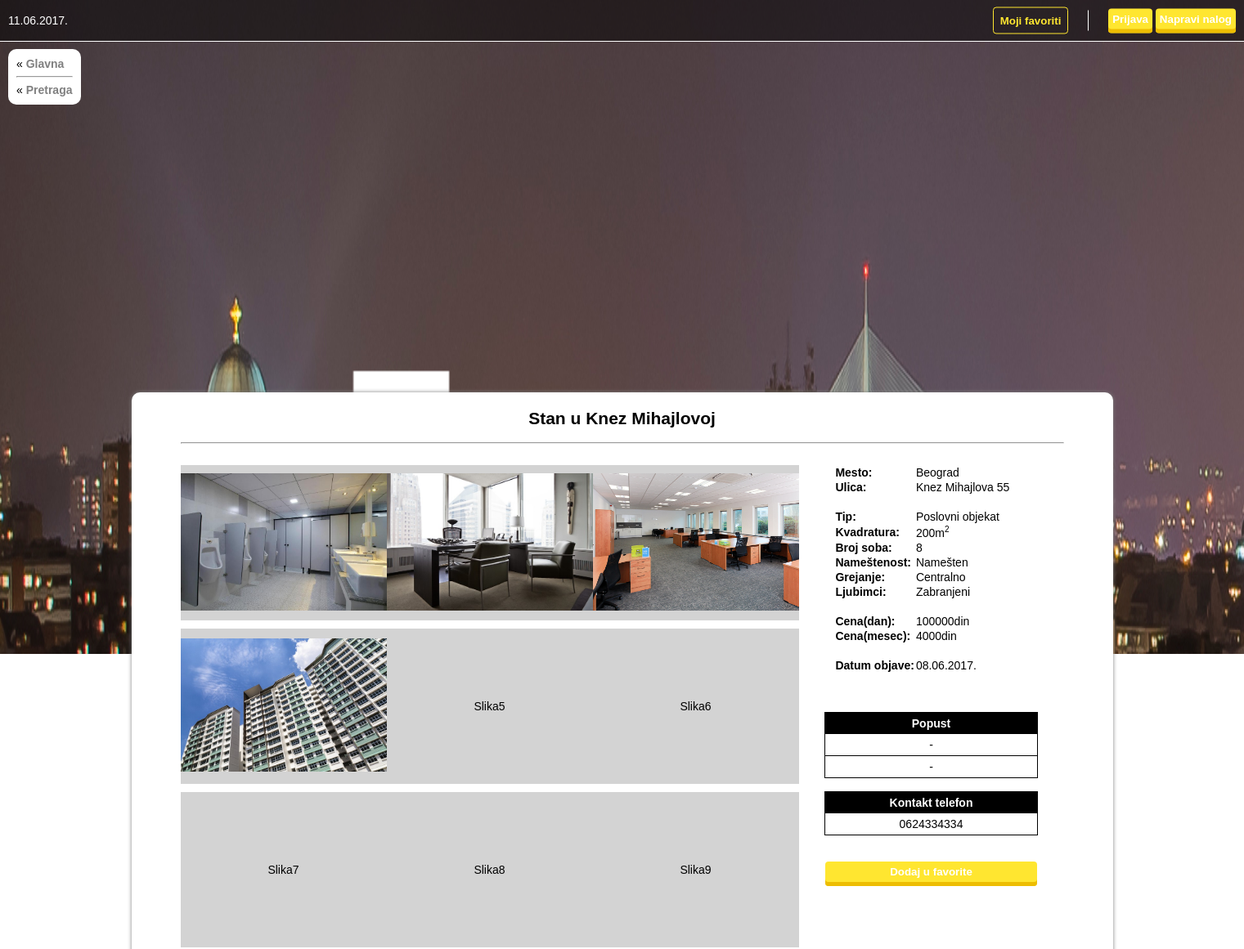
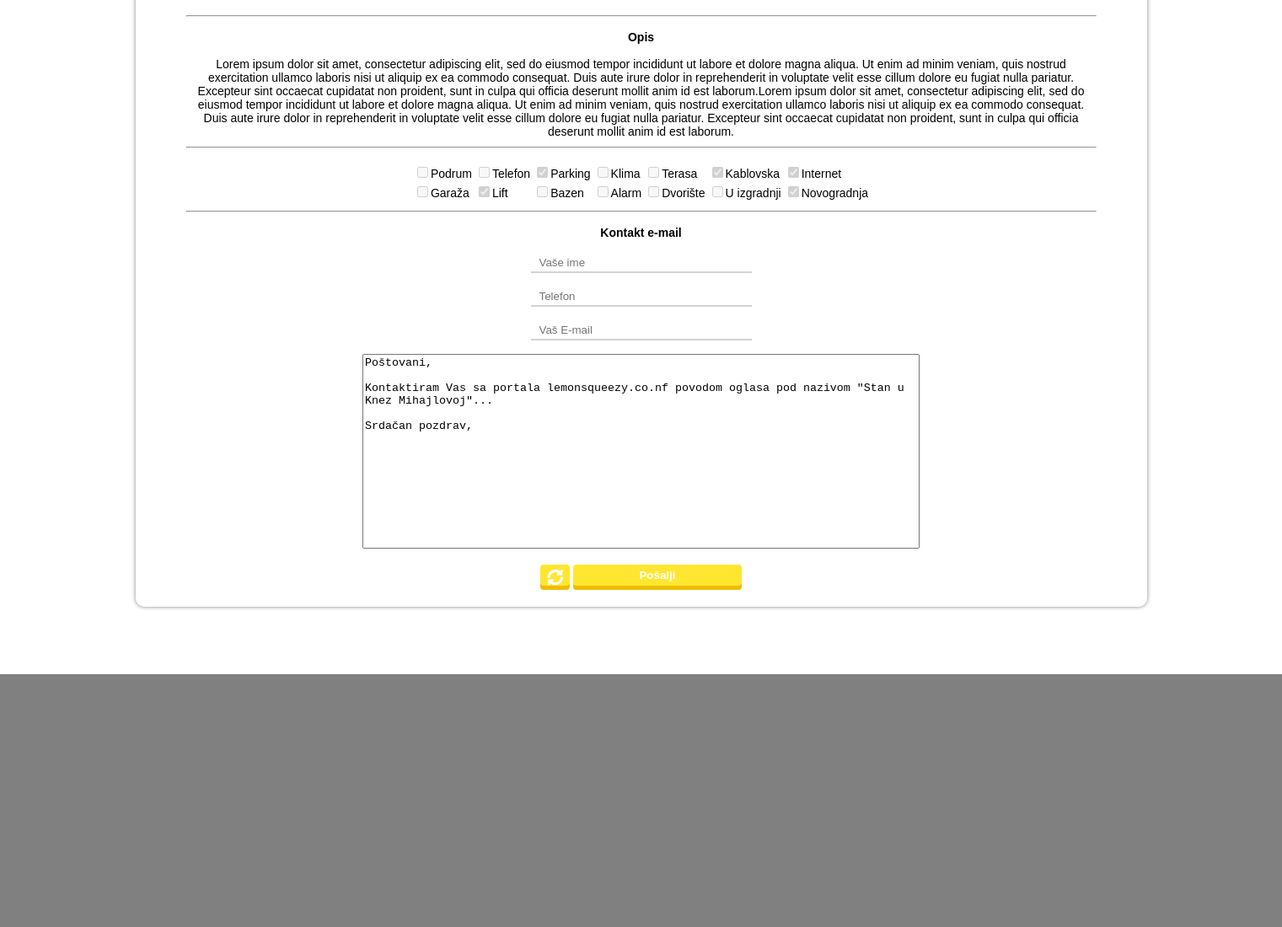
Screenshot of /oglasi/30 with the database file from the repository (2 pictures, top to bottom).
### tables this page shows
CREATE TABLE `oglas` (
  `id` int(11) NOT NULL,
  `Naziv` varchar(128) NOT NULL,
  `Mesto` varchar(30) NOT NULL,
  `Ulica` varchar(50) NOT NULL,
  `Cena1Dan` double NOT NULL,
  `CenaMesec` double NOT NULL,
  `Kvadratura` int(11) NOT NULL,
  `Tip` varchar(16) NOT NULL,
  `BrSoba` double NOT NULL,
  `Namestenost` varchar(12) NOT NULL,
  `Grejanje` varchar(12) NOT NULL,
  `Ljubimci` varchar(12) NOT NULL,
  `KontaktTelefon` varchar(12) NOT NULL,
  `DatumObjave` timestamp NOT NULL DEFAULT CURRENT_TIMESTAMP ON UPDATE CURRENT_TIMESTAMP,
  `Opis` mediumtext NOT NULL,
  `Podrum` tinyint(1) NOT NULL,
  `Parking` tinyint(1) NOT NULL,
  `Garaza` tinyint(1) NOT NULL,
  `Klima` tinyint(1) NOT NULL,
  `Terasa` tinyint(1) NOT NULL,
  `Kablovska` tinyint(1) NOT NULL,
  `Internet` tinyint(1) NOT NULL,
  `Telefon` tinyint(1) NOT NULL,
  `Lift` tinyint(1) NOT NULL,
  `Bazen` tinyint(1) NOT NULL,
  `Alarm` tinyint(1) NOT NULL,
  `Dvoriste` tinyint(1) NOT NULL,
  `Uizgradnji` tinyint(1) NOT NULL,
  `Novogradnja` tinyint(1) NOT NULL,
  `Status` varchar(12) NOT NULL,
  `idKorisnika` int(11) NOT NULL
);

CREATE TABLE `slika` (
  `id` int(11) NOT NULL,
  `idOglas` int(11) NOT NULL,
  `Ime` varchar(40) NOT NULL
);

### app/controllers/Controller.php (called while the page is built, shortened)
<?php
	class Controller {
		function model($model) {
			return new $model();
		}
		function view($view, $data = []) {
			require_once $_SERVER['DOCUMENT_ROOT'] . "/psi/app/views/" . $view . ".php";
		}
	}

### app/controllers/addController.php (called while the page is built, shortened)
<?php
	require_once 'Controller.php';
	class AddController extends Controller {
		private $conn;
		function __construct() {
			$this->conn = $conn;
		}
		function adPage($id) {
			$user = $this->model("User");
			mysqli_autocommit($this->conn, FALSE);
			try {
				$add = $this->model("Add");
				$ad = $add->getAdd($this->conn, $id);
				$row = $add->checkPermAndRedirect($ad);
				$useremail = $user->getEmail($this->conn, $row['idKorisnika']);
				$img = $this->model("Image");
				$images = $img->getImages($this->conn, $id);
				$sale = $this->model("Sale");
				$s = $sale->getSale1($this->conn, $id);
				mysqli_commit($this->conn);
				$this->view("oglasView", array("ad_row"=>$row, "images"=>$images, "sale"=>$s, "useremail"=>$useremail));
			} catch (Exception $e) {
				mysqli_rollback($this->conn);
				echo $e->getMessage();
			}
		}
	}
?>

### generator.php (called while the page is built)
<?php
	require_once "app/controllers/addController.php";
	$cont = new AddController();
	$cont->adPage($id);
?>

### oglasi/30/index.php (called while the page is built)
<?php
 $id = 30; include('../../generator.php'); ?>

### app/models/Add.php (called while the page is built, shortened)
<?php
	class Add {
		function getAdd($conn, $id) {
			$sql = "SELECT * FROM oglas WHERE id = ?";
			$stmt = $conn->prepare($sql);
			$stmt->bind_param('i', $id);
			if (!$stmt->execute()) throw new Exception("Dohvatanje oglasa (id: $id) nije uspelo.");
			$result = $stmt->get_result();
			return $result;
		}
	}
?>

### app/models/Image.php (called while the page is built, shortened)
<?php
	class Image {
		function getImages($conn, $idOglas) {
			$sql = "SELECT id, Ime FROM slika WHERE idOglas = ?";
			$stmt = $conn->prepare($sql);
			$stmt->bind_param('i', $idOglas);
			if (!$stmt->execute()) throw new Exception("Nije uspelo dohvatanje slika za oglas (id: $idOglas).");
			$result = $stmt->get_result();
			return $result;
		}
	}
?>

### app/views/oglasView.php (the view, shortened to what this page needs)
<?php
	$row = $data['ad_row'];
	$slike = $data['images'];
	$brslika = $slike->num_rows;
	$s = $data['sale'];
	$sale = $s->num_rows;
	$s = $s->fetch_assoc();
?>
<!DOCTYPE html>
<html>
<head>
	<link rel="stylesheet" type="text/css" href="../../css/oglas.css">
</head>
<body id="body">
	<div id="logo-holder">
		<div style="position: relative; left: -50%; width: 100%; height: 100%;">
			<a href="../../"><img src="../../images/logo.png" height="100%" width="auto" title="Logo"></a>
		</div>
	</div>
	<div id="backhome">
		<div id="home">&laquo; <a href="../../">Glavna</a></div><hr>
		<div id="home">&laquo; <a href="../../pretraga.php">Pretraga</a></div>
	</div>
	<div id="info-bar">
		<div id="date" class="middle"><?php echo date("d.m.Y."); ?></div>
		<div id="button-holder" class="middle">
			<a href="../../favoriti.php" title="Moji favoriti"><button id="favoriti">Moji favoriti</button></a>
			<?php
			if (isset($_SESSION['username'])) {
				if ($_SESSION['userisadmin'] == 0) echo '<a href="../../nalog.php" title="Moj nalog"><button class="button">Moj nalog</button></a>&nbsp;';
				else echo '<a href="../../admin.php" title="Moj nalog"><button class="button">Moj nalog</button></a>&nbsp;';
				echo '<a href="../../logout.php" title="Odjava sa mog naloga"><button class="button">Odjava</button></a>';
			}
			else {
				echo '<a href="../../login.php" title="Prijava na nalog"><button class="button">Prijava</button></a>&nbsp;';
				echo '<a href="../../registracija.php" title="Kreiranje novog naloga"><button class="button">Napravi nalog</button></a>';
			}
			?>
		</div>
	</div>
	<div id="wrapper">
		<div id="wrapper-inner">
			<h2 style="margin-top: 0"><?php echo $row['Naziv']; ?></h2>
			<hr style="margin-left: 5%;margin-right: 5%; margin-top: 10px; margin-bottom: 0"><br>
			<div style="margin-left: 5%; margin-right: 5%; margin-top: 10px;">
				<div id="image-holder">
<?php
	for ($i = 0; $i < 9; $i++) {
		$j = $i + 1;
		if ($i%3 == 0) {
			echo "<div class='row'>";
			echo "<table>";
			echo "<tr style='height: 100%;'>";
		}
		if ($i < $brslika) {
			$sl = $slike->fetch_assoc();
			$slika = $sl['Ime'];
			echo "<td><a target='_blank' href='./slike/$slika'><img src='./slike/$slika'></a></td>";
		} else echo "<td><span class='center'>Slika$j</span></td>";
		if (($i+1)%3 == 0) {
			echo "</tr>";
			echo "</table>";
			echo "</div>";
		}
	}
?>
				</div><div id="info-holder">
					<center>
						<table style="margin-left: 10px" cellspacing="0">
							<tr><td width="40%"><b>Mesto:</b></td><td width="60%"><?php echo $row['Mesto']; ?></td></tr>
							<tr><td><b>Ulica:</b></td><td><?php echo $row['Ulica']; ?></td></tr>
							<tr><td>&nbsp;</td><td></td></tr>
							<tr><td><b>Tip:</b></td><td><?php echo $row['Tip']; ?></td></tr>
							<tr><td><b>Kvadratura:</b></td><td><?php echo $row['Kvadratura']; ?>m<sup style="font-size: 10px">2</sup></td></tr>
							<tr><td><b>Broj soba:</b></td><td><?php echo $row['BrSoba']; ?></td></tr>
							<tr><td><b>Nameštenost:</b></td><td><?php echo $row['Namestenost']; ?></td></tr>
							<tr><td><b>Grejanje:</b></td><td><?php echo $row['Grejanje']; ?></td></tr>
							<tr><td><b>Ljubimci:</b></td><td><?php echo $row['Ljubimci']; ?></td></tr>
							<tr><td>&nbsp;</td><td></td></tr>
							<tr><td><b>Cena(dan):</b></td><td><?php echo $row['CenaMesec']; ?>din</td></tr>
							<tr><td><b>Cena(mesec):</b></td><td><?php echo $row['Cena1Dan']; ?>din</td></tr>
							<tr><td>&nbsp;</td><td></td></tr>
							<tr><td><b>Datum objave:</b></td><td><?php echo date("d.m.Y.", strtotime($row['DatumObjave'])); ?></td></tr>
						</table><br><br><br>
						<div class="special-table">
							<div class="special-row special-header"><b>Popust</b></div>
							<div class="special-row" style="border-bottom: 1px solid black"><?php if ($sale == 1) echo $s['Iznos']."%"; else echo "-";?></div>
							<div class="special-row"><?php if ($sale == 1) echo $s['Razlog']; else echo "-";?></div>
						</div><br>
						<div class="special-table">
							<div class="special-row special-header"><b>Kontakt telefon</b></div>
							<div class="special-row"><?php echo $row['KontaktTelefon'];?></div>
						</div><br><br>
						<button class="button" title="Dodaj u favorite" style="width: 80%" onclick="putinfo(this, <?php echo $row['id']; ?>)">Dodaj u favorite</button>
					</center>
				</div>
			</div>
			<hr style="margin-left: 5%;margin-right: 5%; margin-top: 10px; margin-bottom: 0"><br>
			<div style="margin-left: 5%; margin-right: 5%;">
				<div><b>Opis</b></div><br>
				<span>
					<?php echo $row['Opis']; ?>
				</span>
			</div>
			<hr style="margin-left: 5%;margin-right: 5%; margin-top: 10px; margin-bottom: 0"><br>
			<div style="margin-left: 5%; margin-right: 5%;">
				<table style="text-align: left; margin: 0 auto;" >
					<tr>
						<td><label><input type="checkbox" name="cellar" <?php if ($row['Podrum']) echo "checked";?> disabled>Podrum</label></td>
						<td><label><input type="checkbox" name="phone" <?php if ($row['Telefon']) echo "checked";?> disabled>Telefon</label></td>
						<td><label><input type="checkbox" name="parking" <?php if ($row['Parking']) echo "checked";?> disabled>Parking</label></td>
						<td><label><input type="checkbox" name="air_condition" <?php if ($row['Klima']) echo "checked";?> disabled>Klima</label></td>
						<td><label><input type="checkbox" name="terrace" <?php if ($row['Terasa']) echo "checked";?> disabled>Terasa</label></td>
						<td><label><input type="checkbox" name="cable" <?php if ($row['Kablovska']) echo "checked";?> checked disabled>Kablovska</label></td>
						<td><label><input type="checkbox" name="internet" <?php if ($row['Internet']) echo "checked";?> checked disabled>Internet</label></td>
					</tr>
					<tr>
						<td><label><input type="checkbox" name="garage" <?php if ($row['Garaza']) echo "checked";?> disabled>Garaža</label></td>
						<td><label><input type="checkbox" name="lift" <?php if ($row['Lift']) echo "checked";?> checked disabled>Lift</label></td>
						<td><label><input type="checkbox" name="pool" <?php if ($row['Bazen']) echo "checked";?> disabled>Bazen</label></td>
						<td><label><input type="checkbox" name="alarm" <?php if ($row['Alarm']) echo "checked";?> disabled>Alarm</label></td>
						<td><label><input type="checkbox" name="yard" <?php if ($row['Dvoriste']) echo "checked";?> disabled>Dvorište</label> </td>
						<td><label><input type="checkbox" name="in_construction" <?php if ($row['Uizgradnji']) echo "checked";?> disabled>U izgradnji</label></td>
						<td><label><input type="checkbox" name="recent" <?php if ($row['Novogradnja']) echo "checked";?> disabled>Novogradnja</label></td>
					</tr>
				</table>
			</div>
			<hr style="margin-left: 5%;margin-right: 5%; margin-top: 10px; margin-bottom: 0"><br>
			<center>
				<form name="mail">
					<div><b>Kontakt e-mail</b></div><br>
					<input type="text" name="email_name" placeholder="Vaše ime" style="width: 250px" required><br><br>
					<input type="text" name="email_phone" placeholder="Telefon" style="width: 250px" required><br><br>
					<input type="text" name="email_email" placeholder="Vaš E-mail" style="width: 250px" required><br><br>
					<textarea name="email_comment" class="valid" cols="80" rows="15" style="resize: none">
Poštovani,
Kontaktiram Vas sa portala lemonsqueezy.co.nf povodom oglasa pod nazivom "<?php echo $row['Naziv']; ?>"...
Srdačan pozdrav,
					</textarea><br><br>
					<div>
						<input class="button" type="reset" value=""></input>
						<input class="button" type="button" onclick="sendmail('<?php echo $row['Naziv']." (id: ".$row['id'].")"; ?>')" value="Pošalji" style="vertical-align: top; width: 200px;"></input>
					</div>
				</form>
			</center>
		</div>
	</div>
	<footer></footer>
</body>
</html>

### css/oglas.css (style rules this page uses)
body { margin: 0; padding: 0; background-color: gray; background-image: url('../images/belgrade.jpg'); background-repeat: no-repeat; -webkit-background-size: cover; -moz-background-size: cover; -o-background-size: cover; background-size: cover; background-size: 100% 100%; background-attachment: fixed; font-family: arial; font-size: 14px; }
.button { padding: 5px; padding-bottom: 10px; color: white; cursor: pointer; border-radius: 4px; font-family: arial; font-weight: 900; border: none; box-shadow: inset 0px -5px #edbd02; -webkit-box-shadow: inset 0px -5px #edbd02; background-color: #ffe630; }
#info-bar { position: absolute; top: 0; left: 0; width: 100%; height: 50px; background-color: rgba(0,0,0, 0.5); border-bottom: 1px solid white; }
#date { left: 10px; color: white; }
#button-holder { display: inline-block; right: 10px; }
#button-holder a { vertical-align: middle; }
#favoriti { background-color: transparent; background-repeat: no-repeat; cursor:pointer; overflow: hidden; outline:none; vertical-align: middle; border: 1px solid #ffe630; border-radius: 4px; padding: 8px; color: #ffe630; font-weight: bold; }
footer { height: 300px; background-color: gray; }
#wrapper { margin-top: 60vh; position: relative; padding-bottom: 10vh; }
#wrapper-inner { margin: 0 auto; box-shadow: 0px 0px 5px gray; z-index: 100; position: relative; width: 80%; max-width: 1200px; min-width: 900px; background-color: white; border-radius: 10px; padding-top: 20px; padding-bottom: 20px; text-align: center; }
#logo-holder { height: 40%; position: absolute; top: 15%; left: 50%; }
#backhome { position: absolute; top: 60px; left: 10px; background-color: white; border-radius: 10px; display: inline-block; padding: 10px; }
#home { position: relative; }
#home a { color: gray; font-weight: bolder; text-decoration: none; }
.center { position: absolute; top: 50%; left: 50%; transform: translate(-50%, -50%); -webkit-transform: translate(-50%, -50%); -moz-transform: translate(-50%, -50%); -o-transform: translate(-50%, -50%); }
.middle { position: absolute; top: 50%; transform: translate(0, -50%); -webkit-transform: translate(0, -50%); -moz-transform: translate(0, -50%); -o-transform: translate(0, -50%); }
#image-holder { width: 70%; height: 600px; display: inline-block; vertical-align: top; }
#info-holder { width: 30%; height: 600px; text-align: left; display: inline-block; vertical-align: top; }
#image-holder .row { height: 190px; margin-bottom: 10px; }
#image-holder .row table { width: 100%; margin: 0; height: 100%; border-spacing: 0; border-collapse: collapse; }
#image-holder .row table td { background-color: lightgray; padding: 0; position: relative; width: 31%; height: 100%; }
#image-holder .row table td img { max-width: 100%; }
.special-table { border: 1px solid black; width: 80%; }
.special-table .special-row { padding: 5px 0 5px 0; }
.special-table .special-header { background-color: black; color: white; }
input[type=reset] { background-image: url('../images/refreshicon.svg'); background-position: center 4.5px; background-size: 20px 20px; background-repeat: no-repeat; padding-left: 30px; vertical-align: middle; }
input { border-radius: 0; }
input[type=text], input[type=number] { border: none; height: 20px; padding-left: 10px; border-bottom: 2px solid lightgray; background-color: white; }

### rows the page displays
oglas: Naziv "Stan u Knez Mihajlovoj", Mesto "Beograd", Ulica "Knez Mihajlova 55", Tip "Poslovni objekat", Kvadratura "200", BrSoba "8", Namestenost "Namešten", Grejanje "Centralno", Ljubimci "Zabranjeni", CenaMesec "100000", Cena1Dan "4000", DatumObjave "08.06.2017.", KontaktTelefon "0624334334", Opis "Lorem ipsum dolor sit amet, consectetur adipiscing elit, sed do eiusmod tempor incididunt ut labore et dolore magna aliqua. Ut enim ad minim veniam, quis nostrud exercitation ullamco laboris nisi ut aliquip ex ea commodo consequat. Duis aute irure dolor in reprehenderit in voluptate velit esse cillum dolore eu fugiat nulla pariatur. Excepteur sint occaecat cupidatat non proident, sunt in culpa qui officia deserunt mollit anim id est laborum.Lorem ipsum dolor sit amet, consectetur adipiscing elit, sed do eiusmod tempor incididunt ut labore et dolore magna aliqua. Ut enim ad minim veniam, quis nostrud exercitation ullamco laboris nisi ut aliquip ex ea commodo consequat. Duis aute irure dolor…", Parking "☑", Kablovska "☑", Internet "☑", Lift "☑", Novogradnja "☑", email_comment "Poštovani, Kontaktiram Vas sa portala lemonsqueezy.co.nf povodom oglasa pod nazivom \"Stan u Knez Mihajlovoj\"... Srdačan pozdrav,"
slika: Ime (picture)
slika: Ime (picture)
slika: Ime (picture)
slika: Ime (picture)

### other values shown
$j "5"
$j "6"
$j "7"
$j "8"
$j "9"
